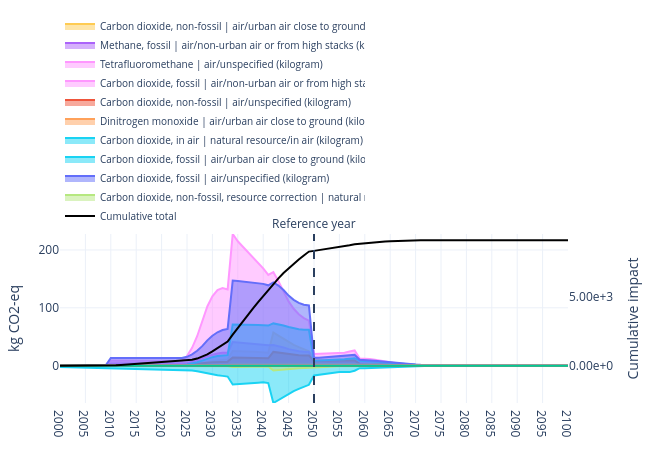

Notebook cell for this chart:
### Code cell
gwp_flow_figs = plot_temporal_scores(
    trails=trails_gwp,
    stacked=False,
    legend_top_n=10,
    show_flow_contributions=True,
    title="BEV temporal GWP100 by flow",
    method_label="kg CO2-eq",
    cumulative=False,
    width=650,
    height=450,
    year_tick=5,
    year_range=(2000, 2100),
    reference_year=REF_YEAR,
    show_cumulative_axis=True,
)
gwp_flow_figs[1]
